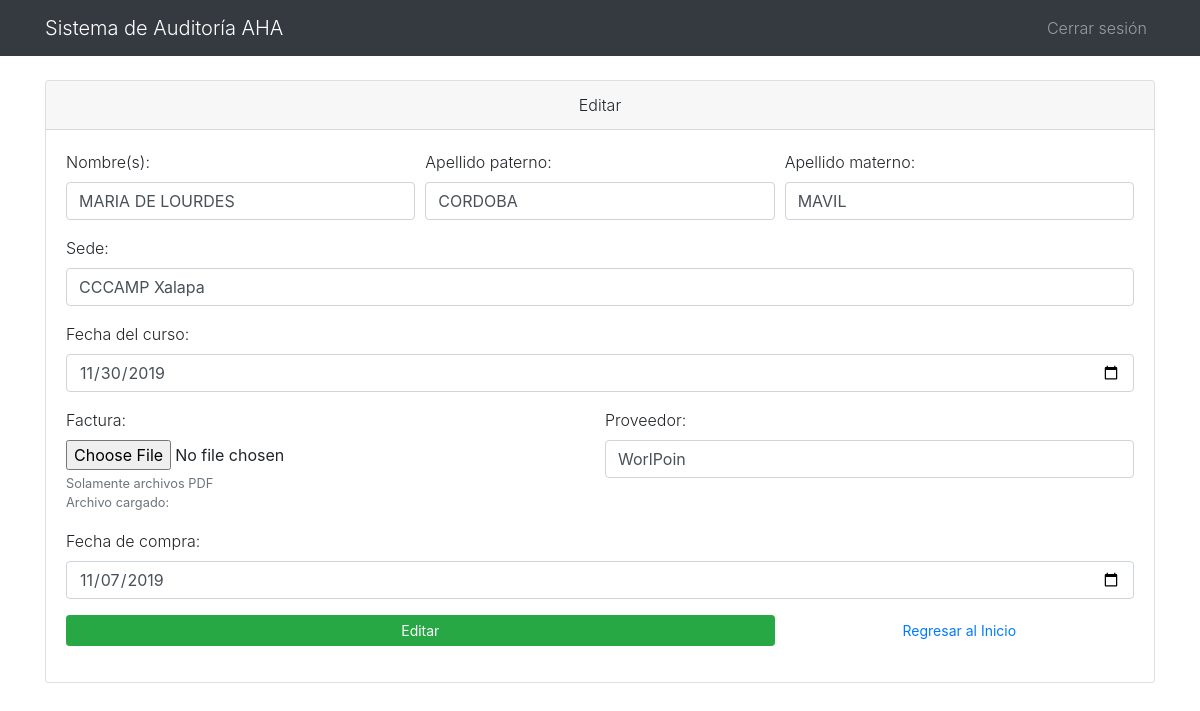
The app's page /public/editar.php?id=4 with its own data.
### tables this page shows
CREATE TABLE `registro_facturas` (
  `id` int(11) NOT NULL,
  `nombre` text NOT NULL,
  `apellidoPaterno` text NOT NULL,
  `apellidoMaterno` text NOT NULL,
  `sede` text NOT NULL,
  `fechaCurso` date NOT NULL,
  `proveedor` text NOT NULL,
  `fechaCompra` date NOT NULL
);

### public/editar.php (the view, shortened to what this page needs)
<?php
    $id = $_GET['id'];
    include_once '../../config/config.php';
    $sentencia = $pdo->prepare("SELECT * FROM registro_facturas WHERE id = ?;");
    $sentencia->execute([$id]);
    $registro_factura = $sentencia->fetch(PDO::FETCH_OBJ);
?>
<!DOCTYPE html>
<html lang="es">
<head>
    <link rel="stylesheet" href="../../dist/css/bootstrap.min.css">
    <link rel="stylesheet" href="https://cdnjs.cloudflare.com/ajax/libs/font-awesome/5.13.1/css/all.min.css">
</head>
<body class="font-weight-light">
    <nav class="navbar navbar-expand-lg navbar-dark bg-dark">
        <div class="container">
            <a href="" class="navbar-brand">
                Sistema de Auditoría AHA
            </a>
            <div class="collapse navbar-collapse justify-content-end" id="navbar">
                <ul class="navbar-nav">
                    <li class="nav-item">
                        <a href="" class="nav-link">Cerrar sesión</a>
                    </li>
                </ul>
            </div>
        </div>
    </nav>
    <div class="container my-4">
        <div class="card">
            <div class="card-header text-center">
                Editar
            </div>
            <div class="card-body">
                <form action="actions/edit.php" method="post" enctype="multipart/form-data">
                     <div class="form-row">
                        <div class="form-group col-md-4">
                            <label for="">Nombre(s):</label>
                            <input type="text" name="nombre" id="nombre" class="form-control" required value="<?php echo $registro_factura->nombre ?>">
                        </div>
                        <div class="form-group col-md-4">
                            <label for="">Apellido paterno:</label>
                            <input type="text" name="apellidoPaterno" id="apellidoPaterno" class="form-control" required value="<?php echo $registro_factura->apellidoPaterno ?>">
                        </div>
                        <div class="form-group col-md-4">
                            <label for="">Apellido materno:</label>
                            <input type="text" name="apellidoMaterno" id="apellidoMaterno" class="form-control" required value="<?php echo $registro_factura->apellidoMaterno ?>">
                        </div>
                        <div class="form-group col-md-12">
                            <label for="">Sede:</label>
                            <input type="text" name="sede" id="sede" class="form-control" required value="<?php echo $registro_factura->sede ?>">
                        </div>
                        <div class="form-group col-md-12">
                            <label for="">Fecha del curso:</label>
                            <input type="date" name="fechaCurso" id="fechaCurso" class="form-control" required value="<?php echo $registro_factura->fechaCurso ?>">
                        </div>
                        <div class="form-group col-md-6">
                            <div class="custom-file">
                                <label for="" class="">Factura:</label>
                                <input type="file" class="form-control-file" id="factura" name="factura" accept="application/pdf" value="">
                                <small class="form-text text-muted">
                                    Solamente archivos PDF
                                    <br>
                                    Archivo cargado:
                                </small>
                            </div>
                        </div>
                        <div class="form-group col-md-6">
                            <label for="">Proveedor:</label>
                            <input type="text" name="proveedor" id="proveedor" class="form-control" required value="<?php echo $registro_factura->proveedor ?>">
                        </div>
                        <div class="form-group col-md-12">
                            <label for="">Fecha de compra:</label>
                            <input type="date" name="fechaCompra" id="fechaCompra" class="form-control" required value="<?php echo $registro_factura->fechaCompra ?>">
                        </div>
                        <div class="form-group col-md-8 text-center">
                            <input type="submit" value="Editar" class="btn btn-success btn-block btn-sm">
                        </div>
                        <div class="form-group col-md-4">
                            <a href="index.php" class="btn btn-link btn-block btn-sm">Regresar al Inicio</a>
                        </div>
                    </div>
                </form>
            </div>
        </div>
    </div>
</body>
</html>

### records on screen
registro_facturas: nombre "MARIA DE LOURDES", apellidoPaterno "CORDOBA", apellidoMaterno "MAVIL", sede "CCCAMP Xalapa", fechaCurso "11/30/2019", proveedor "WorlPoin", fechaCompra "11/07/2019"
